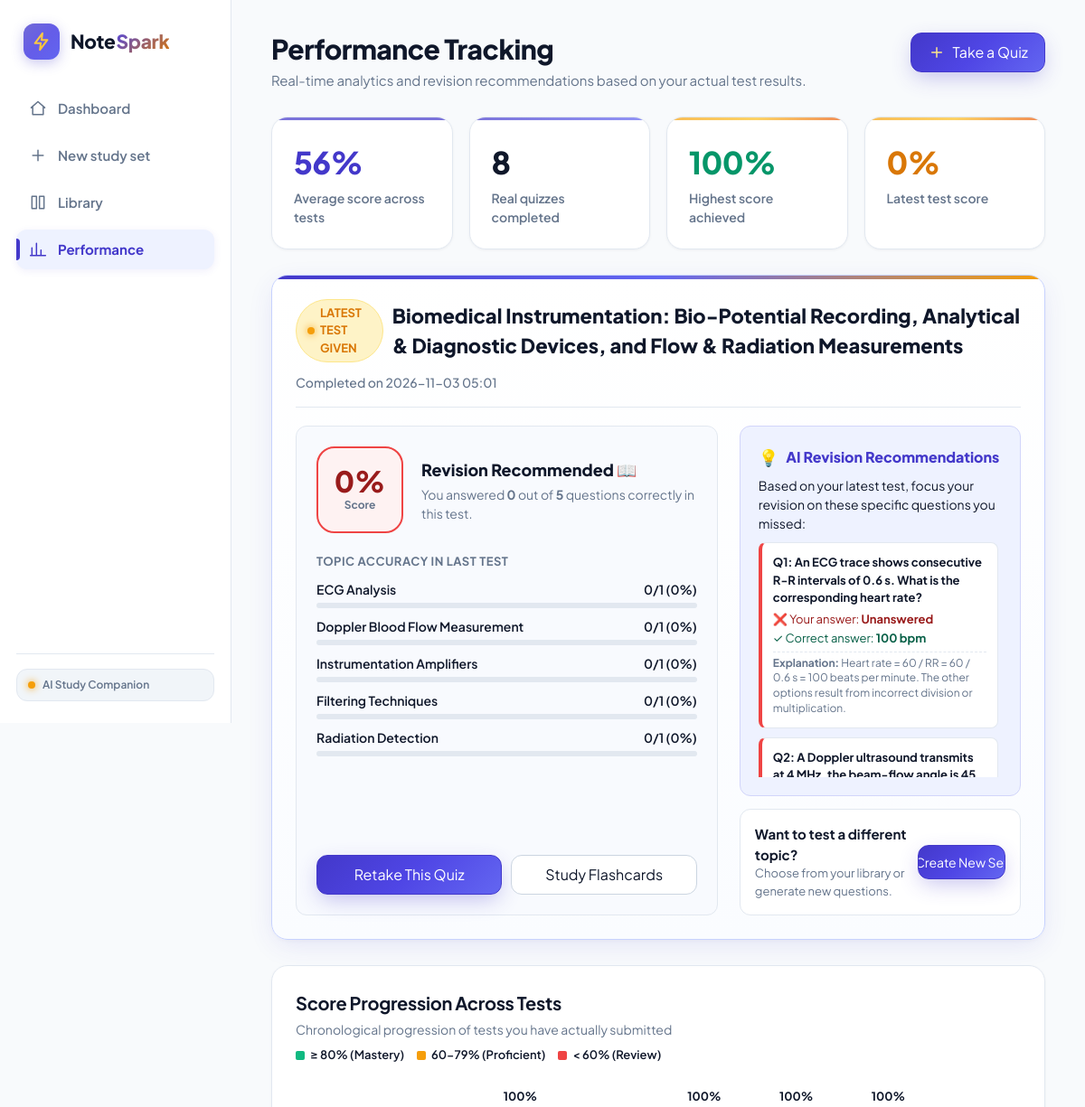
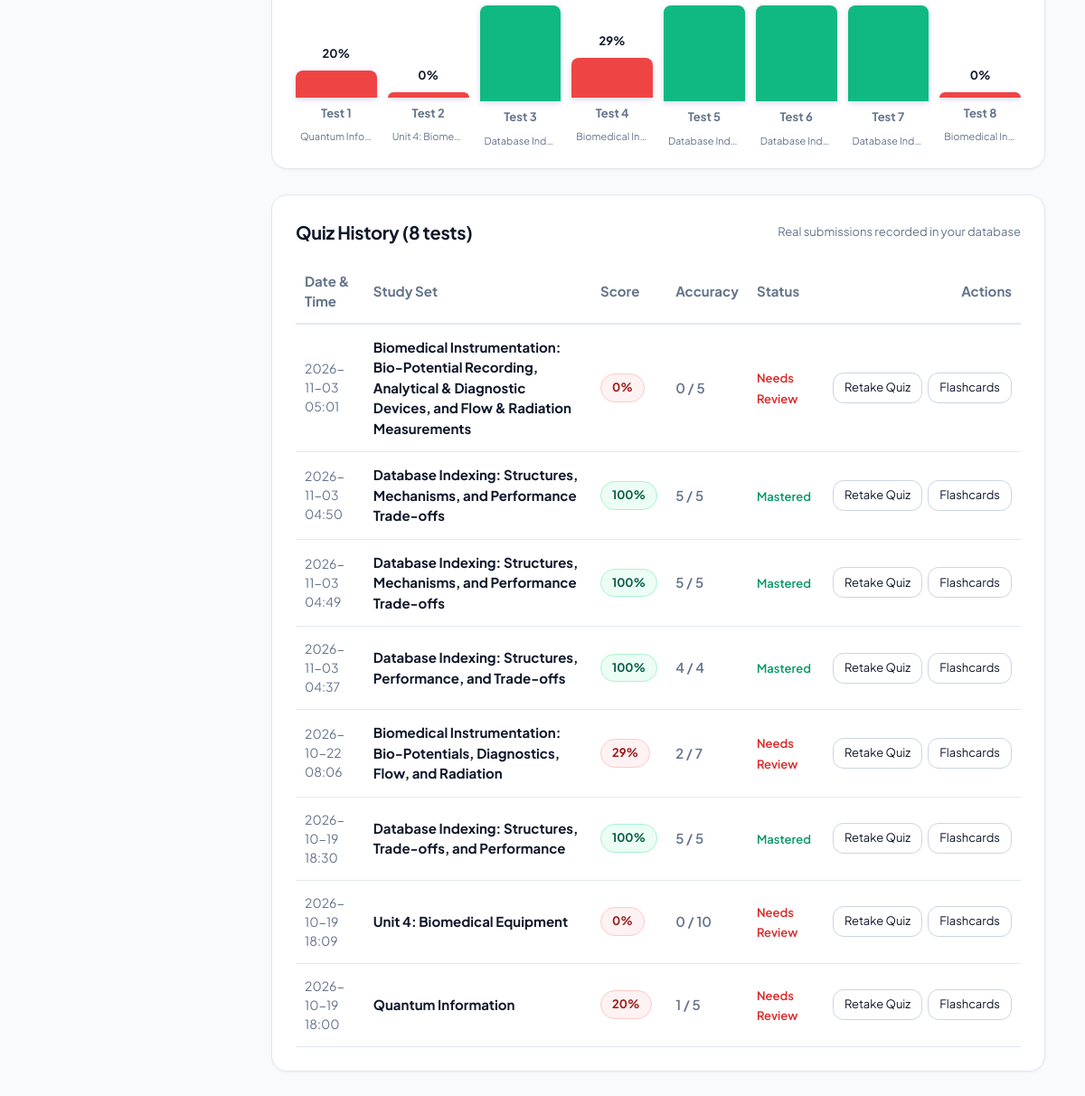
Screenshot of /performance with the database file from the repository (2 pictures, top to bottom).
### tables this page shows
CREATE TABLE quiz_attempts (
        id INTEGER PRIMARY KEY AUTOINCREMENT,
        study_set_id INTEGER NOT NULL,
        score_percentage INTEGER NOT NULL,
        correct_count INTEGER NOT NULL,
        total_questions INTEGER NOT NULL,
        answers_json TEXT, -- JSON recording user choices
        completed_at TIMESTAMP DEFAULT CURRENT_TIMESTAMP,
        FOREIGN KEY (study_set_id) REFERENCES study_sets (id) ON DELETE CASCADE
    );

CREATE TABLE study_sets (
        id INTEGER PRIMARY KEY AUTOINCREMENT,
        title TEXT NOT NULL,
        source_type TEXT NOT NULL DEFAULT 'Pasted notes',
        original_filename TEXT,
        raw_text TEXT,
        summary TEXT,
        difficulty TEXT DEFAULT 'Medium',
        topic_focus TEXT,
        card_count INTEGER DEFAULT 0,
        question_count INTEGER DEFAULT 0,
        created_at TIMESTAMP DEFAULT CURRENT_TIMESTAMP
    );

CREATE TABLE quiz_questions (
        id INTEGER PRIMARY KEY AUTOINCREMENT,
        study_set_id INTEGER NOT NULL,
        question TEXT NOT NULL,
        options TEXT NOT NULL, -- JSON array of 4 strings
        correct_index INTEGER NOT NULL,
        explanation TEXT,
        topic TEXT DEFAULT 'General',
        difficulty TEXT DEFAULT 'Medium',
        question_order INTEGER DEFAULT 0,
        FOREIGN KEY (study_set_id) REFERENCES study_sets (id) ON DELETE CASCADE
    );

### app.py (the view)
@app.route('/performance')
def performance():
    perf_data = get_performance_data()
    return render_template(
        'performance.html',
        active_page='performance',
        **perf_data
    )

### ai_service.py (called while the page is built)
def get_active_groq_api_key():
    saved_key = get_app_setting('groq_api_key')
    if saved_key and saved_key.strip():
        return saved_key.strip()
    env_key = os.environ.get('GROQ_API_KEY', '')
    if env_key and env_key.strip():
        return env_key.strip()
    return Config.GROQ_API_KEY.strip()

def get_active_groq_model():
    saved_model = get_app_setting('groq_model')
    if saved_model and saved_model.strip():
        return saved_model.strip()
    return os.environ.get('GROQ_MODEL', Config.GROQ_MODEL)

### app.py (called while the page is built)
@app.context_processor
def inject_global_vars():
    groq_key = get_active_groq_api_key()
    groq_model = get_active_groq_model()
    return {
        'has_groq_key': bool(groq_key),
        'groq_model': groq_model
    }

### database.py (called while the page is built)
def get_db_connection():
    conn = sqlite3.connect(Config.DATABASE_PATH)
    conn.row_factory = sqlite3.Row
    return conn

def get_app_setting(key, default=None):
    conn = get_db_connection()
    cursor = conn.cursor()
    cursor.execute('SELECT value FROM app_settings WHERE key = ?', (key,))
    row = cursor.fetchone()
    conn.close()
    return row['value'] if row else default

### templates/performance.html (shortened to what this page needs)
{% extends "base.html" %}
{% block content %}
<div class="page-header">
  <div>
    <h1 class="page-title">Performance Tracking</h1>
    <p class="page-subtitle">Real-time analytics and revision recommendations based on your actual test results.</p>
  </div>
  <div style="display:flex;gap:12px;flex-wrap:wrap">
    <a href="{{ url_for('library') }}" class="btn btn-primary">
      <svg width="20" height="20" viewBox="0 0 24 24" fill="none" stroke="currentColor" stroke-width="1.8">
        <path d="M12 5v14M5 12h14"></path>
      </svg>
      Take a Quiz
    </a>
  </div>
</div>
{% if total_quizzes > 0 and latest_breakdown %}
  <div class="stats-grid">
    <div class="stat-card">
      <div class="stat-value" style="color:var(--primary);">{{ avg_score }}%</div>
      <div class="stat-label">Average score across tests</div>
    </div>
    <div class="stat-card">
      <div class="stat-value">{{ total_quizzes }}</div>
      <div class="stat-label">Real quizzes completed</div>
    </div>
    <div class="stat-card">
      <div class="stat-value" style="color:#059669;">{{ highest_score }}%</div>
      <div class="stat-label">Highest score achieved</div>
    </div>
    <div class="stat-card">
      <div class="stat-value" style="color:var(--accent-spark-hover);">{{ latest_breakdown.score_percentage }}%</div>
      <div class="stat-label">Latest test score</div>
    </div>
  </div>
  <section class="card-box perf-latest-spotlight" style="border: 1.5px solid #C7D2FE; position:relative; overflow:hidden;">
    <div style="display:flex;justify-content:space-between;align-items:center;flex-wrap:wrap;gap:12px;margin-bottom:20px;border-bottom:1px solid var(--border);padding-bottom:16px;">
      <div style="display:flex;align-items:center;gap:10px;">
        <span class="pill-badge spark" style="font-weight:700;display:inline-flex;align-items:center;gap:6px;">
          <span class="spark-dot-pulse"></span>
          LATEST TEST GIVEN
        </span>
        <h2 style="margin:0;font-size:22px;font-weight:800;color:var(--text);">{{ latest_breakdown.set_title }}</h2>
      </div>
      <div style="color:var(--text-muted);font-size:14px;font-weight:500;">
        Completed on {{ latest_breakdown.completed_at[:16] }}
      </div>
    </div>
    <div class="two-col" style="align-items:stretch;">
      <div style="display:flex;flex-direction:column;gap:18px;background:#F8FAFE;padding:22px;border-radius:var(--radius-md);border:1px solid #E2E8F0;">
        <div style="display:flex;align-items:center;gap:20px;">
          <div style="width:96px;height:96px;border-radius:20px;background:{% if latest_breakdown.score_percentage >= 80 %}#ECFDF5{% elif latest_breakdown.score_percentage >= 60 %}#FEF3C7{% else %}#FEF2F2{% endif %};border:2px solid {% if latest_breakdown.score_percentage >= 80 %}#10B981{% elif latest_breakdown.score_percentage >= 60 %}#F59E0B{% else %}#EF4444{% endif %};display:flex;flex-direction:column;align-items:center;justify-content:center;flex-shrink:0;">
            <span style="font-size:32px;font-weight:800;color:{% if latest_breakdown.score_percentage >= 80 %}#065F46{% elif latest_breakdown.score_percentage >= 60 %}#92400E{% else %}#991B1B{% endif %};line-height:1;">
              {{ latest_breakdown.score_percentage }}%
            </span>
            <span style="font-size:12px;font-weight:700;color:var(--text-muted);margin-top:2px;">Score</span>
          </div>
          <div>
            <div style="font-size:18px;font-weight:800;color:var(--text);">
              {% if latest_breakdown.score_percentage >= 80 %}
                Exam-Ready Mastery 🏆
              {% elif latest_breakdown.score_percentage >= 60 %}
                Proficient Understanding ✨
              {% else %}
                Revision Recommended 📖
              {% endif %}
            </div>
            <p style="margin:4px 0 0;color:var(--text-muted);font-size:14px;">
              You answered <b>{{ latest_breakdown.correct_count }}</b> out of <b>{{ latest_breakdown.total_questions }}</b> questions correctly in this test.
            </p>
          </div>
        </div>
        {% if latest_breakdown.topics %}
          <div style="margin-top:4px;">
            <div style="font-size:13px;font-weight:700;color:var(--text-muted);text-transform:uppercase;letter-spacing:0.5px;margin-bottom:10px;">
              Topic Accuracy in Last Test
            </div>
            <div style="display:flex;flex-direction:column;gap:10px;">
              {% for top in latest_breakdown.topics %}
                <div>
                  <div style="display:flex;justify-content:space-between;font-size:14px;font-weight:600;margin-bottom:4px;">
                    <span>{{ top.topic }}</span>
                    <span>{{ top.correct }}/{{ top.total }} ({{ top.pct }}%)</span>
                  </div>
                  <div class="progress-bar-container" style="height:6px;">
                  </div>
                </div>
              {% endfor %}
            </div>
          </div>
        {% endif %}
        <div style="display:flex;gap:10px;margin-top:auto;padding-top:12px;">
          <a href="{{ url_for('take_quiz', set_id=latest_breakdown.study_set_id) }}" class="btn btn-primary" style="flex:1;">
            Retake This Quiz
          </a>
          <a href="{{ url_for('view_flashcards', set_id=latest_breakdown.study_set_id) }}" class="btn" style="flex:1;">
            Study Flashcards
          </a>
        </div>
      </div>
      <div style="display:flex;flex-direction:column;gap:14px;">
        <div style="background:var(--primary-light);border-radius:var(--radius-md);padding:20px;border:1px solid #D2D5FA;">
          <div style="font-weight:800;color:var(--primary);margin-bottom:8px;font-size:16px;display:flex;align-items:center;gap:8px;">
            <span style="font-size:18px;">💡</span> AI Revision Recommendations
          </div>
          {% if latest_breakdown.score_percentage == 100 %}
            <p style="margin:0;color:var(--text);font-size:14px;line-height:1.6;">
              <b>Flawless score!</b> You answered every single question correctly in <b>{{ latest_breakdown.set_title }}</b>. Your active recall and conceptual understanding are exam-ready. Revisit this set in a few days to cement long-term memory.
            </p>
          {% elif latest_breakdown.incorrect_questions %}
            <p style="margin:0 0 10px;color:var(--text);font-size:14px;line-height:1.5;">
              Based on your latest test, focus your revision on these specific questions you missed:
            </p>
            <div style="display:flex;flex-direction:column;gap:10px;max-height:260px;overflow-y:auto;padding-right:4px;">
              {% for miss in latest_breakdown.incorrect_questions %}
                <div style="background:#FFFFFF;border:1px solid #E2E8F0;border-left:4px solid #EF4444;border-radius:8px;padding:12px;font-size:13px;">
                  <div style="font-weight:700;color:var(--text);margin-bottom:4px;">
                    Q{{ miss.index }}: {{ miss.question }}
                  </div>
                  <div style="color:#991B1B;margin-bottom:2px;">
                    ❌ Your answer: <b>{{ miss.chosen }}</b>
                  </div>
                  <div style="color:#065F46;margin-bottom:4px;">
                    ✓ Correct answer: <b>{{ miss.correct }}</b>
                  </div>
                  {% if miss.explanation %}
                    <div style="color:var(--text-muted);font-size:12px;line-height:1.4;margin-top:4px;border-top:1px dashed #E2E8F0;padding-top:4px;">
                      <b>Explanation:</b> {{ miss.explanation }}
                    </div>
                  {% endif %}
                </div>
              {% endfor %}
            </div>
          {% else %}
            <p style="margin:0;color:var(--text);font-size:14px;line-height:1.5;">
              Good performance on <b>{{ latest_breakdown.set_title }}</b>. Review the flashcard definitions for any questions that felt uncertain to improve your speed and confidence.
            </p>
          {% endif %}
        </div>
        <div style="background:#FFFFFF;border:1px solid var(--border);border-radius:var(--radius-md);padding:16px;display:flex;justify-content:space-between;align-items:center;">
          <div>
            <div style="font-weight:700;font-size:15px;color:var(--text);">Want to test a different topic?</div>
            <div style="font-size:13px;color:var(--text-muted);">Choose from your library or generate new questions.</div>
          </div>
          <a href="{{ url_for('new_study_set') }}" class="btn btn-primary" style="height:38px;font-size:14px;">
            Create New Set
          </a>
        </div>
      </div>
    </div>
  </section>
  <section class="card-box">
    <div style="display:flex;justify-content:space-between;align-items:flex-end;margin-bottom:12px;flex-wrap:wrap;gap:8px;">
      <div>
        <h2 class="card-title" style="margin:0 0 4px;">Score Progression Across Tests</h2>
        <p style="margin:0;color:var(--text-muted);font-size:14px;">Chronological progression of tests you have actually submitted</p>
      </div>
      <div style="display:flex;gap:14px;font-size:13px;font-weight:600;">
        <span style="display:inline-flex;align-items:center;gap:6px;">
          <span style="width:10px;height:10px;background:#10B981;border-radius:2px;"></span> &ge; 80% (Mastery)
        </span>
        <span style="display:inline-flex;align-items:center;gap:6px;">
          <span style="width:10px;height:10px;background:#F59E0B;border-radius:2px;"></span> 60-79% (Proficient)
        </span>
        <span style="display:inline-flex;align-items:center;gap:6px;">
          <span style="width:10px;height:10px;background:#EF4444;border-radius:2px;"></span> &lt; 60% (Review)
        </span>
      </div>
    </div>
    {% if chart_attempts %}
      <div class="perf-chart" role="img" aria-label="Bar chart of real quiz scores">
        {% for att in chart_attempts %}
          <div class="chart-bar-col" title="{{ att.title }}: {{ att.pct }}% ({{ att.correct }}/{{ att.total }}) on {{ att.date }}">
            <span class="chart-bar-val">{{ att.pct }}%</span>
            <div class="chart-bar-fill" style="height: {{ (att.pct * 1.5)|round }}px; background: {{ att.color }};"></div>
            <span class="chart-bar-label" style="font-weight:700;">{{ att.label }}</span>
            <span style="font-size:11px;color:var(--text-muted);max-width:80px;white-space:nowrap;overflow:hidden;text-overflow:ellipsis;">{{ att.title }}</span>
          </div>
        {% endfor %}
      </div>
    {% endif %}
  </section>
  <section class="card-box">
    <div style="display:flex;justify-content:space-between;align-items:center;margin-bottom:16px;">
      <h2 class="card-title" style="margin:0;">Quiz History ({{ all_attempts|length }} tests)</h2>
      <span style="font-size:13px;color:var(--text-muted);">Real submissions recorded in your database</span>
    </div>
    <div style="overflow-x:auto;">
      <table style="width:100%;border-collapse:collapse;font-size:15px;">
        <thead>
          <tr style="border-bottom:2px solid var(--border);color:var(--text-muted);text-align:left;">
            <th style="padding:12px 10px;">Date &amp; Time</th>
            <th style="padding:12px 10px;">Study Set</th>
            <th style="padding:12px 10px;">Score</th>
            <th style="padding:12px 10px;">Accuracy</th>
            <th style="padding:12px 10px;">Status</th>
            <th style="padding:12px 10px;text-align:right;">Actions</th>
          </tr>
        </thead>
        <tbody>
          {% for att in all_attempts %}
            <tr style="border-bottom:1px solid var(--border);">
              <td style="padding:14px 10px;color:var(--text-muted);font-size:14px;">{{ att.completed_at[:16] }}</td>
              <td style="padding:14px 10px;font-weight:700;">{{ att.set_title }}</td>
              <td style="padding:14px 10px;">
                {% if att.score_percentage >= 80 %}
                  <span class="pill-badge" style="background:#ECFDF5;color:#065F46;border-color:#A7F3D0;font-weight:700;">{{ att.score_percentage }}%</span>
                {% elif att.score_percentage >= 60 %}
                  <span class="pill-badge" style="background:#FEF3C7;color:#92400E;border-color:#FDE68A;font-weight:700;">{{ att.score_percentage }}%</span>
                {% else %}
                  <span class="pill-badge" style="background:#FEF2F2;color:#991B1B;border-color:#FECACA;font-weight:700;">{{ att.score_percentage }}%</span>
                {% endif %}
              </td>
              <td style="padding:14px 10px;color:var(--text-muted);font-weight:600;">{{ att.correct_count }} / {{ att.total_questions }}</td>
              <td style="padding:14px 10px;">
                {% if att.score_percentage >= 80 %}
                  <span style="color:#059669;font-size:13px;font-weight:600;">Mastered</span>
                {% elif att.score_percentage >= 60 %}
                  <span style="color:#D97706;font-size:13px;font-weight:600;">Proficient</span>
                {% else %}
                  <span style="color:#DC2626;font-size:13px;font-weight:600;">Needs Review</span>
                {% endif %}
              </td>
              <td style="padding:14px 10px;text-align:right;">
                <div style="display:inline-flex;gap:6px;">
                  <a href="{{ url_for('take_quiz', set_id=att.study_set_id) }}" class="btn" style="height:34px;font-size:13px;padding:0 12px;">Retake Quiz</a>
                  <a href="{{ url_for('view_flashcards', set_id=att.study_set_id) }}" class="btn" style="height:34px;font-size:13px;padding:0 12px;">Flashcards</a>
                </div>
              </td>
            </tr>
          {% endfor %}
        </tbody>
      </table>
    </div>
  </section>
{% endif %}
{% endblock %}

### rows the page displays
quiz_attempts: score_percentage "0", completed_at "2026-11-03 05:01", correct_count "0", total_questions "5", pct "0", {{ (att.pct * 1.5)|round }} 0.0 (drawn), label "Test 8", title "Biomedical In…", set_title "Biomedical Instrumentation: Bio-Potential Recording, Analytical & Diagnostic Devices, and Flow & Radiation Measurements", shows "Needs Review"
study_sets: set_title "Biomedical Instrumentation: Bio-Potential Recording, Analytical & Diagnostic Devices, and Flow & Radiation Measurements"
quiz_questions: topic "ECG Analysis", correct "0", total "1", pct "0", index "1", question "An ECG trace shows consecutive R-R intervals of 0.6 s. What is the corresponding heart rate?", chosen "Unanswered", correct "100 bpm", explanation "Heart rate = 60 / RR = 60 / 0.6 s = 100 beats per minute. The other options result from incorrect division or multiplication."
quiz_questions: topic "Doppler Blood Flow Measurement", correct "0", total "1", pct "0", index "2", question "A Doppler ultrasound transmits…"
quiz_questions: topic "Instrumentation Amplifiers", correct "0", total "1", pct "0"
quiz_questions: topic "Filtering Techniques", correct "0", total "1", pct "0"
quiz_questions: topic "Radiation Detection", correct "0", total "1", pct "0"
quiz_attempts: pct "20", {{ (att.pct * 1.5)|round }} 30.0 (drawn), label "Test 1", title "Quantum Info…", completed_at "2026-10-19 18:00", set_title "Quantum Information", score_percentage "20", correct_count "1", total_questions "5", shows "Needs Review"
quiz_attempts: pct "0", {{ (att.pct * 1.5)|round }} 0.0 (drawn), label "Test 2", title "Unit 4: Biome…", completed_at "2026-10-19 18:09", set_title "Unit 4: Biomedical Equipment", score_percentage "0", correct_count "0", total_questions "10", shows "Needs Review"
quiz_attempts: pct "100", {{ (att.pct * 1.5)|round }} 150.0 (drawn), label "Test 3", title "Database Ind…", completed_at "2026-10-19 18:30", set_title "Database Indexing: Structures, Trade-offs, and Performance", score_percentage "100", correct_count "5", total_questions "5", shows "Mastered"
quiz_attempts: pct "29", {{ (att.pct * 1.5)|round }} 44.0 (drawn), label "Test 4", title "Biomedical In…", completed_at "2026-10-22 08:06", set_title "Biomedical Instrumentation: Bio-Potentials, Diagnostics, Flow, and Radiation", score_percentage "29", correct_count "2", total_questions "7", shows "Needs Review"
quiz_attempts: pct "100", {{ (att.pct * 1.5)|round }} 150.0 (drawn), label "Test 5", title "Database Ind…", completed_at "2026-11-03 04:37", set_title "Database Indexing: Structures, Performance, and Trade-offs", score_percentage "100", correct_count "4", total_questions "4", shows "Mastered"
quiz_attempts: pct "100", {{ (att.pct * 1.5)|round }} 150.0 (drawn), label "Test 6", title "Database Ind…", completed_at "2026-11-03 04:49", set_title "Database Indexing: Structures, Mechanisms, and Performance Trade-offs", score_percentage "100", correct_count "5", total_questions "5", shows "Mastered"
quiz_attempts: pct "100", {{ (att.pct * 1.5)|round }} 150.0 (drawn), label "Test 7", title "Database Ind…", completed_at "2026-11-03 04:50", set_title "Database Indexing: Structures, Mechanisms, and Performance Trade-offs", score_percentage "100", correct_count "5", total_questions "5", shows "Mastered"

### other values shown
{{ avg_score }} "56"
{{ total_quizzes }} "8"
{{ highest_score }} "100"
{{ all_attempts|length }} "8"
